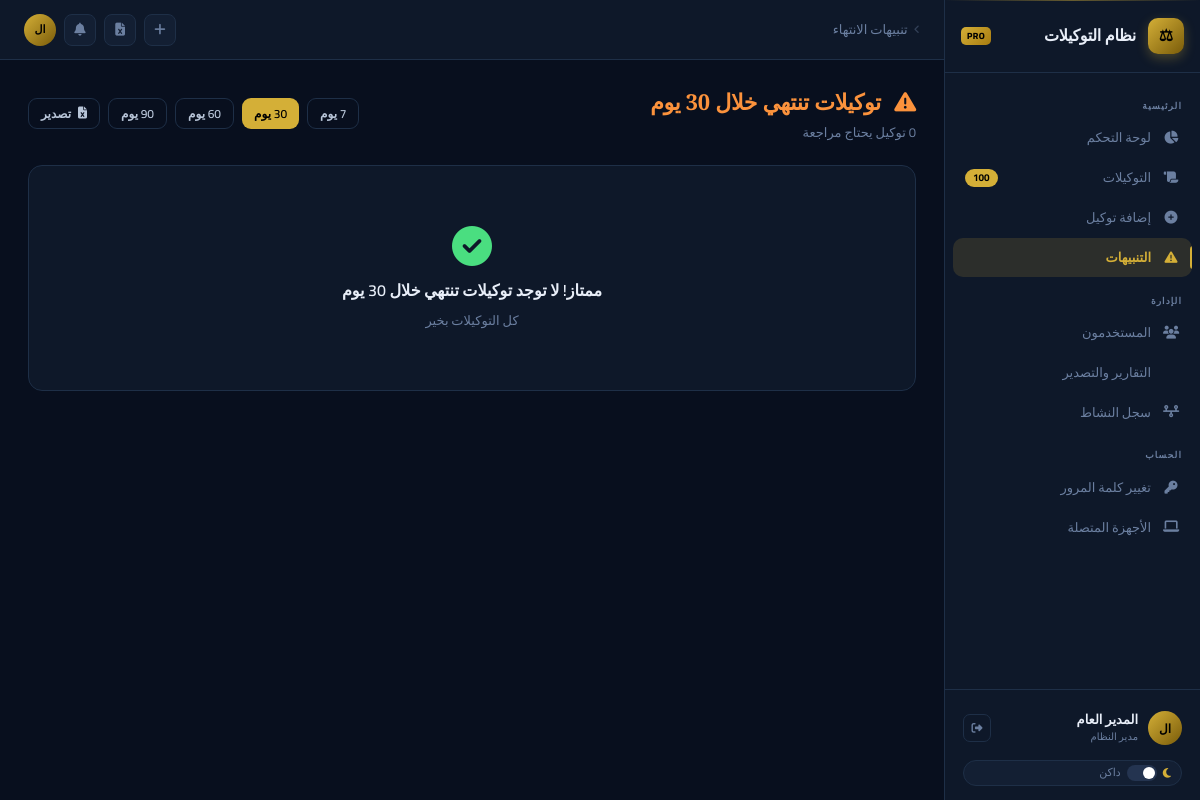
Page /poa/expiring (signed in) on the committed database.
### app/models.py (models this page shows, shortened)
class User(UserMixin, db.Model):
    __tablename__ = "users"
    id              = db.Column(db.Integer, primary_key=True)
    username        = db.Column(db.String(64),  unique=True, nullable=False, index=True)
    full_name       = db.Column(db.String(128), nullable=False)
    email           = db.Column(db.String(128), unique=True, nullable=False)
    password_hash   = db.Column(db.String(256), nullable=False)
    role            = db.Column(db.String(20),  nullable=False, default="employee")
    is_active       = db.Column(db.Boolean, default=True, nullable=False)
    avatar_filename = db.Column(db.String(256), nullable=True)
    created_at      = db.Column(db.DateTime, default=datetime.utcnow)
    last_login      = db.Column(db.DateTime, nullable=True)
    poas_created    = db.relationship("PowerOfAttorney", backref="created_by_user", lazy="dynamic", foreign_keys="PowerOfAttorney.created_by")
    poas_updated    = db.relationship("PowerOfAttorney", backref="updated_by_user", lazy="dynamic", foreign_keys="PowerOfAttorney.updated_by")
    activity_logs   = db.relationship("ActivityLog",     backref="user", lazy="dynamic")
    notifications   = db.relationship("Notification",    backref="user", lazy="dynamic", foreign_keys="Notification.user_id")
    sessions        = db.relationship("UserSession",     backref="user", lazy="dynamic")
    @property
    def is_admin(self): return self.role == "admin"

### app/routes/poa.py (the view)
@poa_bp.route("/expiring")
@login_required
def expiring():
    days = request.args.get("days", 30, type=int)
    poas = PowerOfAttorney.query.filter(
        PowerOfAttorney.is_deleted==False, PowerOfAttorney.expiry_date!=None,
        PowerOfAttorney.expiry_date <= date.today()+timedelta(days=days),
        PowerOfAttorney.expiry_date >= date.today(),
    ).order_by(PowerOfAttorney.expiry_date.asc()).all()
    return render_template("poa/expiring.html", poas=poas, days=days, today=date.today())

### app/templates/poa/expiring.html (shortened to what this page needs)
{% extends "base.html" %}
{% block breadcrumb %}تنبيهات الانتهاء{% endblock %}
{% block content %}
<div class="page-header">
  <div>
    <div class="page-title" style="color:var(--warn);">
      <i class="fas fa-triangle-exclamation" style="margin-left:8px;"></i>
      توكيلات تنتهي خلال {{ days }} يوم
    </div>
    <div class="page-sub">{{ poas|length }} توكيل يحتاج مراجعة</div>
  </div>
  <div style="display:flex;gap:8px;">
    {% for d in [7, 30, 60, 90] %}
    <a href="{{ url_for('poa.expiring', days=d) }}"
       class="btn btn-sm {% if days==d %}btn-primary{% else %}btn-outline{% endif %}">
      {{ d }} يوم
    </a>
    {% endfor %}
    <a href="{{ url_for('reports.export_excel', status='ساري') }}" class="btn btn-outline btn-sm">
      <i class="fas fa-file-excel"></i> تصدير
    </a>
  </div>
</div>
{% if not poas %}
<div class="card" style="text-align:center;padding:60px;">
  <i class="fas fa-circle-check" style="font-size:40px;color:var(--success);display:block;margin-bottom:12px;"></i>
  <div style="font-size:16px;font-weight:600;margin-bottom:6px;">ممتاز! لا توجد توكيلات تنتهي خلال {{ days }} يوم</div>
  <div style="color:var(--muted);font-size:13px;">كل التوكيلات بخير</div>
</div>
{% endif %}
{% endblock %}

### app/templates/base.html (shortened to what this page needs)
<!DOCTYPE html>
<html lang="ar" dir="rtl" data-theme="dark">
<head>
<link rel="stylesheet" href="https://cdnjs.cloudflare.com/ajax/libs/font-awesome/6.5.0/css/all.min.css"/>
</head>
<body>
{% if current_user.is_authenticated %}
<div class="app-shell">
  <aside class="sidebar">
    <div class="sidebar-logo">
      <div class="logo-icon">⚖</div>
      <div><div class="logo-text">نظام التوكيلات</div></div>
      <div class="logo-badge">PRO</div>
    </div>
    <nav class="sidebar-nav">
      <div class="nav-section">الرئيسية</div>
      <a href="{{ url_for('dashboard.index') }}" class="nav-item {% if request.endpoint=='dashboard.index' %}active{% endif %}">
        <i class="icon fas fa-chart-pie"></i><span>لوحة التحكم</span>
      </a>
      <a href="{{ url_for('poa.index') }}" class="nav-item {% if request.endpoint in ['poa.index','poa.view'] %}active{% endif %}">
        <i class="icon fas fa-scroll"></i><span>التوكيلات</span>
        <span class="nav-badge" id="sidebarPoaCount">—</span>
      </a>
      <a href="{{ url_for('poa.create') }}" class="nav-item {% if request.endpoint=='poa.create' %}active{% endif %}">
        <i class="icon fas fa-circle-plus"></i><span>إضافة توكيل</span>
      </a>
      <a href="{{ url_for('poa.expiring') }}" class="nav-item {% if request.endpoint=='poa.expiring' %}active{% endif %}">
        <i class="icon fas fa-triangle-exclamation"></i><span>التنبيهات</span>
      </a>
      {% if current_user.is_admin %}
      <div class="nav-section">الإدارة</div>
      <a href="{{ url_for('users.index') }}" class="nav-item {% if request.endpoint in ['users.index','users.create','users.edit'] %}active{% endif %}">
        <i class="icon fas fa-users"></i><span>المستخدمون</span>
      </a>
      <a href="{{ url_for('reports.index') }}" class="nav-item {% if request.endpoint and request.endpoint.startswith('reports') %}active{% endif %}">
        <i class="icon fas fa-file-chart-column"></i><span>التقارير والتصدير</span>
      </a>
      <a href="{{ url_for('activity.index') }}" class="nav-item {% if request.endpoint=='activity.index' %}active{% endif %}">
        <i class="icon fas fa-timeline"></i><span>سجل النشاط</span>
      </a>
      {% endif %}
      <div class="nav-section">الحساب</div>
      <a href="{{ url_for('users.change_password') }}" class="nav-item {% if request.endpoint=='users.change_password' %}active{% endif %}">
        <i class="icon fas fa-key"></i><span>تغيير كلمة المرور</span>
      </a>
      <a href="{{ url_for('sessions.index') }}" class="nav-item {% if request.endpoint=='sessions.index' %}active{% endif %}">
        <i class="icon fas fa-laptop"></i><span>الأجهزة المتصلة</span>
      </a>
    </nav>
    <div class="sidebar-footer">
      <div class="user-card">
        {% if current_user.avatar_filename %}
        <div class="avatar" style="width:34px;height:34px;">
          <img src="{{ url_for('users.serve_avatar', filename=current_user.avatar_filename) }}" style="width:100%;height:100%;object-fit:cover;" alt="{{ current_user.full_name }}"/>
        </div>
        {% else %}
        <div class="avatar" style="width:34px;height:34px;font-size:12px;">{{ current_user.full_name[:2] }}</div>
        {% endif %}
        <div class="user-info">
          <div class="name">{{ current_user.full_name }}</div>
          <div class="role">{{ 'مدير النظام' if current_user.is_admin else 'موظف' }}</div>
        </div>
        <div class="user-actions">
          <a href="{{ url_for('auth.logout') }}" class="icon-btn" title="خروج"><i class="fas fa-right-from-bracket"></i></a>
        </div>
      </div>
      <div style="padding:6px 10px 2px;">
        <div class="theme-toggle" onclick="cycleTheme()" id="themeToggleBtn">
          <i class="fas fa-moon" id="themeIcon" style="font-size:11px;color:var(--gold);"></i>
          <div class="t-track" id="tTrack"><div class="t-thumb"></div></div>
          <span id="themeLabel" style="font-size:11px;">داكن</span>
        </div>
      </div>
    </div>
  </aside>
  <div class="main">
    <header class="topbar">
      <div class="breadcrumb">
        <i class="fas fa-angle-left" style="font-size:10px;opacity:.4;"></i>
        <span>{% block breadcrumb %}الرئيسية{% endblock %}</span>
      </div>
      <div class="topbar-actions">
        <a href="{{ url_for('poa.create') }}" class="tb-btn {% if request.endpoint=='poa.create' %}active{% endif %}" title="إضافة توكيل"><i class="fas fa-plus"></i></a>
        {% if current_user.is_admin %}
        <a href="{{ url_for('reports.index') }}" class="tb-btn {% if request.endpoint=='reports.index' %}active{% endif %}" title="التقارير"><i class="fas fa-file-excel"></i></a>
        {% endif %}
        <div style="position:relative;">
          <button class="tb-btn" id="notifBell" onclick="toggleNotifPanel()" title="الإشعارات">
            <i class="fas fa-bell"></i>
          </button>
        </div>
        {% if current_user.avatar_filename %}
        <div class="avatar" style="width:32px;height:32px;cursor:default;" title="{{ current_user.full_name }}">
          <img src="{{ url_for('users.serve_avatar', filename=current_user.avatar_filename) }}" style="width:100%;height:100%;object-fit:cover;" alt=""/>
        </div>
        {% else %}
        <div class="avatar" style="width:32px;height:32px;font-size:11px;cursor:default;" title="{{ current_user.full_name }}">{{ current_user.full_name[:2] }}</div>
        {% endif %}
      </div>
    </header>
    <div class="content page-enter">
      {% block content %}{% endblock %}
    </div>
  </div>
</div>
{% else %}{% block auth_content %}{% endblock %}{% endif %}
</body>
</html>

### rows in the picture
User: full_name "ال", full_name "المدير العام", role "مدير النظام"

### other values in the picture
{{ days }} "30"
{{ poas|length }} "0"
{{ d }} "7" "30" "60" "90"
